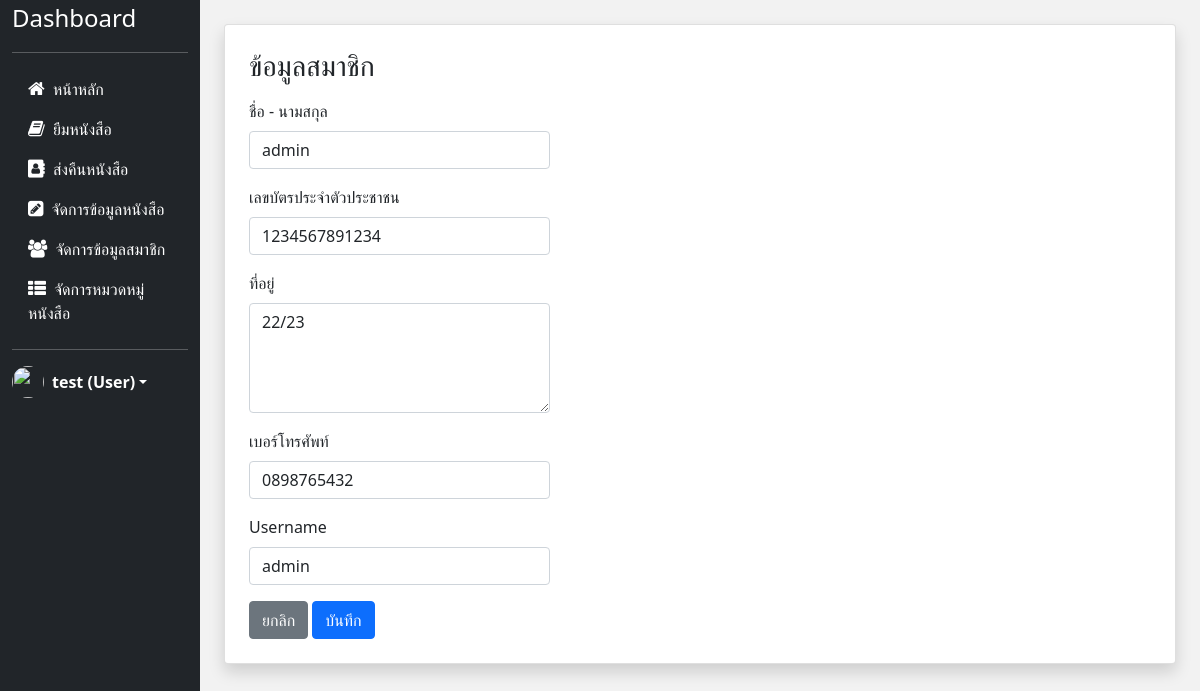
The page /members/updateMember.php?id=1 (signed in) on the database its author committed.
### tables this page shows
CREATE TABLE `member` (
  `m_id` int(11) NOT NULL,
  `m_card_id` varchar(13) NOT NULL,
  `m_name` varchar(60) NOT NULL,
  `username` varchar(30) NOT NULL,
  `password` varchar(30) NOT NULL,
  `address` mediumtext NOT NULL,
  `phone` varchar(10) NOT NULL,
  `status` int(11) NOT NULL DEFAULT 0
);

### members/updatemember.php (the view, shortened to what this page needs)
<?php
include("../config/connect.php");
$id = $_GET['id'];
?>
<!doctype html>
<html lang="en">
<head>
    <?php
    include("../layout/header.php");
    ?>
</head>
<body>
    <div class="container-fluid" style="background-color: #f2f2f2;">
        <div class="row">
            <?php
            include("../layout/sidebar.php");
            $strSQL = "SELECT * FROM member WHERE m_id = $id";
            $result = mysqli_query($conn, $strSQL);
            if ($row = mysqli_fetch_array($result)) {
            ?>
                <div class="col-md-10 px-4 my-4">
                    <div class="card shadow p-2">
                        <div class="card-body">
                            <h3 class="mb-3">ข้อมูลสมาชิก</h3>
                            <form action="./DB_updateMember.php" method="POST">
                                <div class="col-md-4 mb-3">
                                    <label class="form-label">ชื่อ - นามสกุล</label>
                                    <input type="text" class="form-control" name="name" value="<?php echo $row['m_name'] ?>" required>
                                </div>
                                <div class="col-md-4 mb-3">
                                    <label class="form-label">เลขบัตรประจำตัวประชาชน</label>
                                    <input type="text" class="form-control" name="card_id" value="<?php echo $row['m_card_id'] ?>" required>
                                </div>
                                <div class="col-md-4 mb-3">
                                    <label class="form-label">ที่อยู่</label>
                                    <textarea class="form-control" name="address" rows="4"><?php echo $row['address'] ?></textarea>
                                </div>
                                <div class="col-md-4 mb-3">
                                    <label class="form-label">เบอร์โทรศัพท์</label>
                                    <input type="text" class="form-control" name="phone" value="<?php echo $row['phone'] ?>">
                                </div>
                                <div class="col-md-4 mb-3">
                                    <label class="form-label">Username</label>
                                    <input type="text" class="form-control" name="username" value="<?php echo $row['username'] ?>" required>
                                </div>
                                <a href="./memberList.php" class="btn btn-secondary">ยกลิก</a>
                                <button type="submit" name="update" class="btn btn-primary">บันทึก</button>
                            </form>
                        </div>
                    </div>
                </div>
            <?php } ?>
        </div>
    </div>
</body>
</html>

### rows shown on the page
member: name "admin", card_id "1234567891234", address "22/23", phone "0898765432", username "admin"

### other values the page prints
$_SESSION["name"] "test"
$_SESSION["status"] "User"
